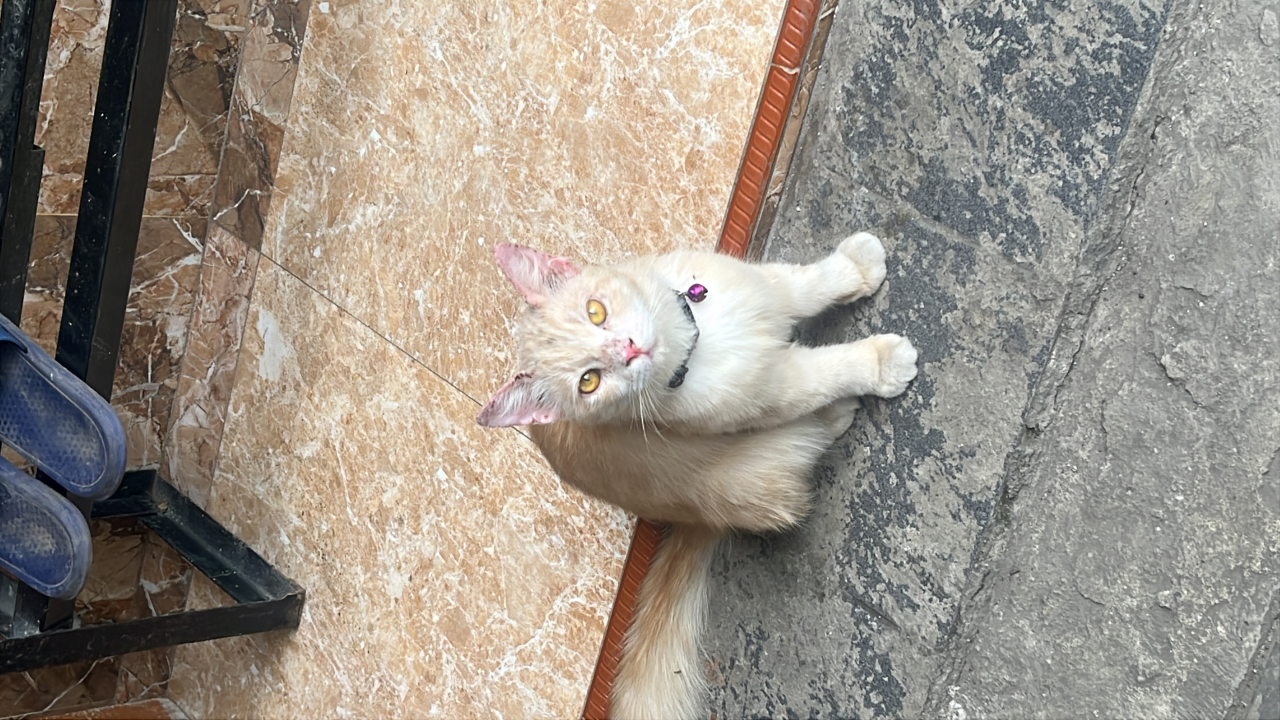
#> input picture cat_dataset/cute/14A890D8-3069-4DAB-A905-A8A03D000449.JPG, 3840 x 2160 px (shown at 1/3 size); its folder holds only this picture in this run
$ python preprocess.py
#> lines starting #> are read from the running program, lines starting #| are printed output that depends on the picture
import os
from PIL import Image
from pillow_heif import register_heif_opener

# Daftarkan HEIC supaya bisa dibuka via PIL
register_heif_opener()
#> (this line was passed over: pillow_heif is not available in this run)

input_dir = "cat_dataset"
output_dir = "processed_cats"

os.makedirs(output_dir, exist_ok=True)

TARGET = 224

valid_ext = (".jpg", ".jpeg", ".png", ".heic", ".HEIC", ".JPG", ".JPEG", ".PNG")

for cls in ["cute", "ugly"]:
    src = os.path.join(input_dir, cls)
    dst = os.path.join(output_dir, cls)
    os.makedirs(dst, exist_ok=True)

    files = [f for f in os.listdir(src) if f.endswith(valid_ext)]

    print(f"Processing {cls}: {len(files)} files")

    for f in files:
        try:
            img_path = os.path.join(src, f)

            # Open HEIC/JPG/PNG all with PIL automatically
            img = Image.open(img_path).convert("RGB")
#> img is the input picture: PIL image 3840x2160 RGB; mean R, G, B 154, 146.1, 136

            # Resize shortest side = 256
            w, h = img.size
#> w = 3840; h = 2160
            scale = 256 / min(w, h)
#> scale = 0.119
            img = img.resize((int(w * scale), int(h * scale)), Image.Resampling.LANCZOS)
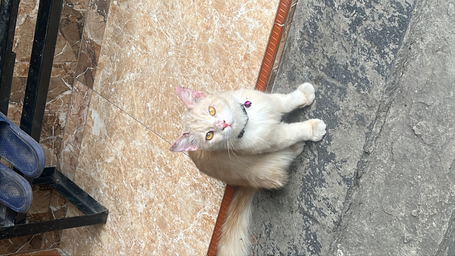
#> img: PIL image 455x256 RGB; mean R, G, B 154, 146.1, 136

            # Center crop to 224x224
            w2, h2 = img.size
#> w2 = 455; h2 = 256
            left = (w2 - TARGET) // 2
#> left = 115
            top = (h2 - TARGET) // 2
#> top = 16
            img = img.crop((left, top, left + TARGET, top + TARGET))
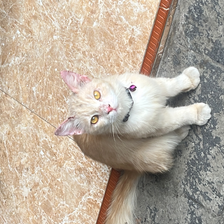
#> img: PIL image 224x224 RGB; mean R, G, B 183.4, 170.8, 156

            # pastikan save sebagai JPG
            save_name = os.path.splitext(f)[0] + ".jpg"
            img.save(os.path.join(dst, save_name), "JPEG")

        except Exception as e:
            print("Error:", f, e)
#> pass 2 of the loop `for cls in ["cute", "ugly"]:`:
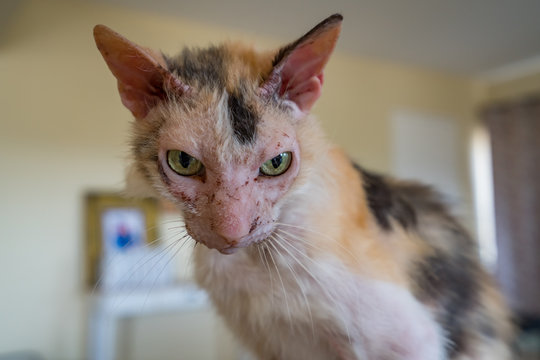
#> input picture cat_dataset/ugly/360_F_278053107_RhgJTEE9r4E0Hvwiiq6IYHzdRtxXWGdn.jpg, 540 x 360 px
#> img is the input picture: PIL image 540x360 RGB; mean R, G, B 143.5, 133.6, 122.8
#> `img = img.crop((left, top, left + TARGET, top + TARGET))`:
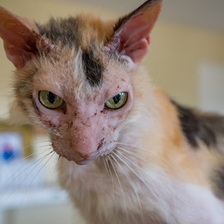
#> img: PIL image 224x224 RGB; mean R, G, B 146, 130.7, 120.2

print("\nDONE! All photos processed + converted to JPG in processed_cats/")
